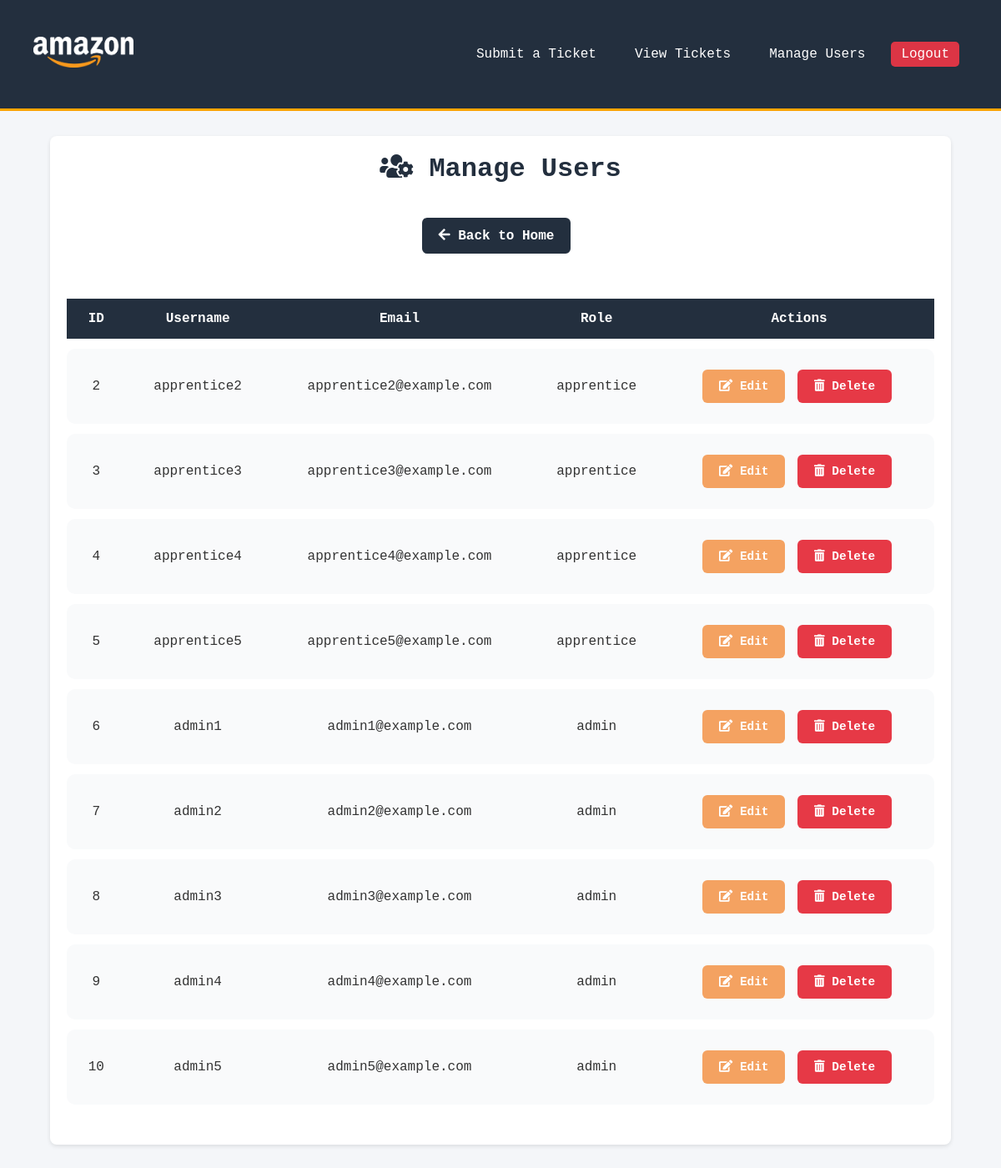
The page /admin_users (signed in) on the database as committed earlier.
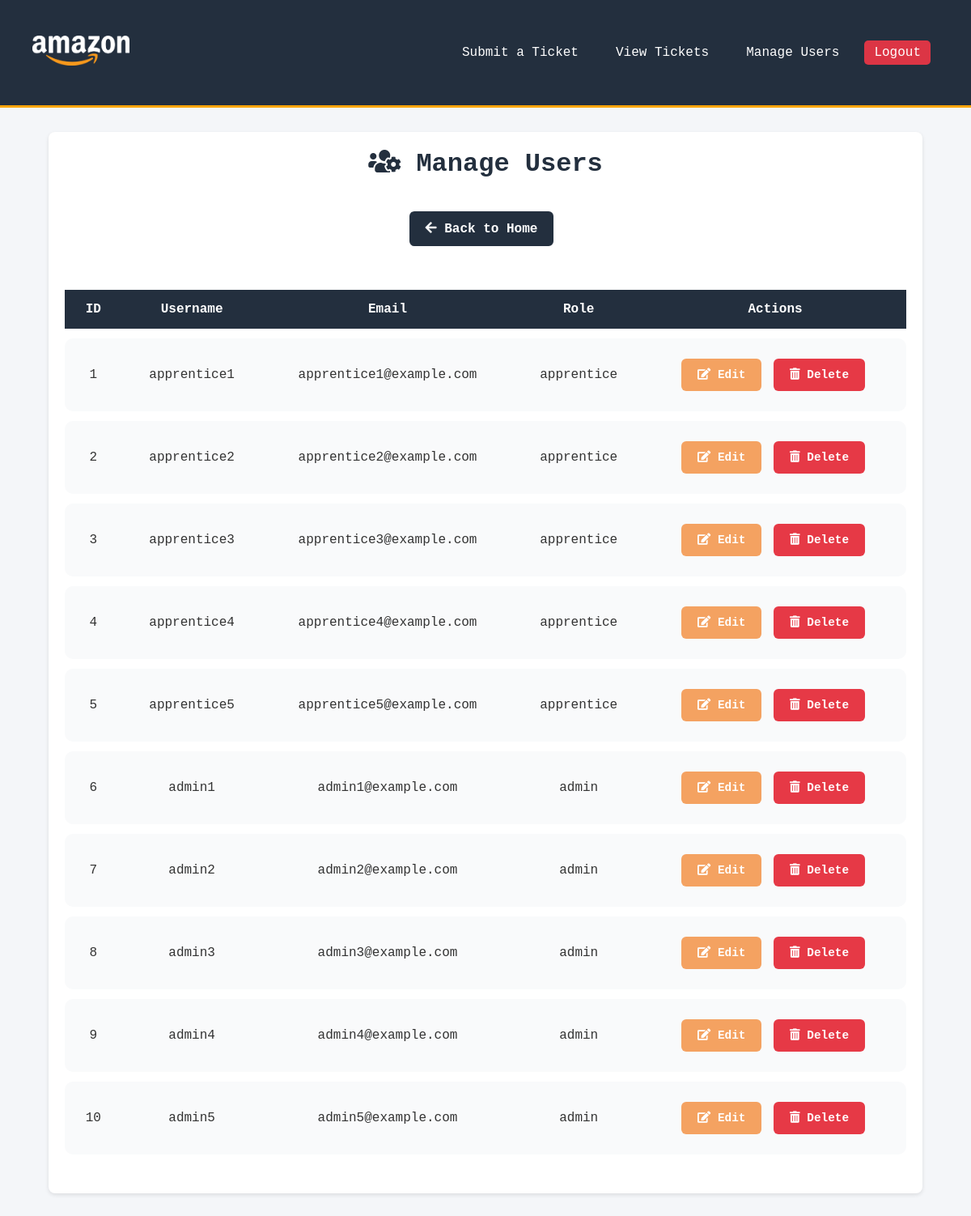
The same page on the database as committed later.
### tables this page shows
CREATE TABLE users (
            id INTEGER PRIMARY KEY AUTOINCREMENT,
            username TEXT UNIQUE NOT NULL,
            password TEXT NOT NULL,
            email TEXT,
            role TEXT NOT NULL CHECK(role IN ('apprentice', 'admin'))
        );

### app/users.py (the view)
@app.route('/admin_users')
@admin_required
def admin_users():
    conn = get_db_connection()
    role_filter = request.args.get('role')
    if role_filter:
        users = conn.execute('SELECT * FROM users WHERE role = ?', (role_filter,)).fetchall()
    else:
        users = conn.execute('SELECT * FROM users').fetchall()
    conn.close()
    return render_template('admin_users.html', users=users, role=role_filter)

### app/db.py (called while the page is built)
def get_db_connection():
    conn = sqlite3.connect('helpdesk.db')
    conn.row_factory = sqlite3.Row
    return conn

### app/users.py (called while the page is built)
def admin_required(f):
    from functools import wraps
    from flask import abort
    @wraps(f)
    def decorated_function(*args, **kwargs):
        if 'username' not in session:
            flash('You need to log in to manage users.', 'error')
            return redirect(url_for('login'))
        conn = get_db_connection()
        user = conn.execute('SELECT role FROM users WHERE username = ?', (session['username'],)).fetchone()
        conn.close()
        if not user or user['role'] != 'admin':
            abort(403)
        return f(*args, **kwargs)
    return decorated_function

### app/templates/admin_users.html (shortened to what this page needs)
<!DOCTYPE html>
<html lang="en">
<head>
    <link rel="stylesheet" href="{{ url_for('static', filename='styles.css') }}">
    <link rel="stylesheet" href="https://cdnjs.cloudflare.com/ajax/libs/font-awesome/5.15.1/css/all.min.css">
</head>
<body>
  <header class="header">
            <a href="{{ url_for('home') }}">
                <img src="{{ url_for('static', filename='logo.png') }}" alt="Helpdesk Logo">
            </a>
            <nav class="nav" id="navbar">
                <a href="/submit_ticket">Submit a Ticket</a>
                <a href="/tickets">View Tickets</a>
                {% if 'username' in session %}
                    {% if session['role'] == 'admin' %}
                        <a href="{{ url_for('admin_users') }}">Manage Users</a>
                    {% endif %}
          <a href="#" class="btn btn-danger" onclick="confirmLogout()">Logout</a>
                {% else %}
                    <a href="/login" class="btn btn-warning">Login</a>
                {% endif %}
            </nav>
        </header>
<div class="container">
    <h1><i class="fas fa-users-cog"></i> Manage Users</h1>
    <div class="text-center mb-4">
        <a href="{{ url_for('home') }}" class="btn btn-secondary">
            <i class="fas fa-arrow-left"></i> Back to Home
        </a>
    </div>
<div class="table-responsive">
    <table class="table table-bordered">
        <thead>
            <tr>
                <th>ID</th>
                <th>Username</th>
                <th>Email</th>
                <th>Role</th>
                <th>Actions</th>
            </tr>
        </thead>
        <tbody>
            {% for user in users %}
            <tr>
                <td>{{ user.id }}</td>
                <td>{{ user.username }}</td>
                <td>{{ user.email }}</td>
                <td>{{ user.role }}</td>
                <td>
                    <a href="{{ url_for('edit_user', user_id=user.id) }}" class="btn btn-warning btn-sm" aria-label="Edit User {{ user.username }}">
                        <i class="fas fa-edit"></i> Edit
                    </a>
                    <button
                        class="btn btn-danger btn-sm"
                        onclick="openModal({{ user.id }}, '{{ user.username }}')"
                        aria-label="Delete User {{ user.username }}">
                        <i class="fas fa-trash-alt"></i> Delete
                    </button>
                </td>
            </tr>
            {% endfor %}
        </tbody>
    </table>
</div>
</body>
</html>

### app/static/styles.css (style rules this page uses)
* { margin: 0; padding: 0; box-sizing: border-box; font-family: Consolas, Monaco, monospace; }
body { background-color: #f4f6f9; color: #333; }
h1 { text-align: center; color: #343a40; margin-bottom: 20px; }
.text-center { text-align: center; }
.container { width: 90%; max-width: 1200px; margin: 30px auto 40px auto; padding: 20px; background-color: white; border-radius: 8px; box-shadow: 0 2px 5px rgba(0, 0, 0, 0.1); }
.header { background-color: #232f3e; padding: 40px; display: flex; justify-content: space-between; align-items: center; border-bottom: 3px solid #ffa500; }
.header img { max-width: 120px; }
.nav { display: flex; align-items: center; margin-left: auto; }
.nav a { color: white; text-decoration: none; padding: 10px 15px; margin-left: 1rem; border-radius: 5px; font-weight: 500; transition: background-color 0.3s, box-shadow 0.3s; }
.nav a.btn { padding: 0.375rem 0.75rem; }
.btn { padding: 12px 20px; font-size: 16px; border-radius: 6px; font-weight: 600; border: none; cursor: pointer; transition: background-color 0.3s ease; text-align: center; display: inline-block; text-decoration: none; margin: 10px 10px 10px 0; }
.btn-secondary { background-color: #232f3e;; color: #fff; }
.btn-danger { background-color: #E63946; color: #fff; }
table.table tbody td .btn { margin-right: 5px; min-width: 70px; font-size: 0.9rem; border-radius: 6px; }
table.table tbody td .btn-warning { background-color: #F4A261; border-color: #ffc107; color: white; }
table.table tbody td .btn-danger { background-color: #e63946; border-color: #dc3545; color: white; }
.table-responsive { margin-top: 2rem; }

### app/templates/admin_users.html (style rules this page uses)
.container h1 { color: #232f3e; font-weight: 700; margin-bottom: 30px; font-size: 32px; text-align: center; }
table.table { width: 100%; border-collapse: separate; border-spacing: 0 12px; box-shadow: 0 2px 8px rgba(0,0,0,0.1); }
table.table thead tr { background-color: #232f3e; color: white; font-weight: 600; font-size: 16px; }
table.table tbody tr { background-color: #f9fafb; border-radius: 10px; transition: background-color 0.3s ease; }
table.table tbody tr td:first-child { border-top-left-radius: 10px; border-bottom-left-radius: 10px; }
table.table tbody tr td:last-child { border-top-right-radius: 10px; border-bottom-right-radius: 10px; }
table.table td, table.table th { padding: 15px 20px; text-align: center; vertical-align: middle; }
.btn-warning { background-color: #ffa500; border: none; font-weight: 600; transition: background-color 0.3s ease; }
.table-responsive { width: 100%; overflow-x: auto; -webkit-overflow-scrolling: touch; margin-bottom: 1rem; }
.btn-danger { background-color: #dc3545; border: none; font-weight: 600; transition: background-color 0.3s ease; }

Rows that differ between the two databases and show on the page:
added users: id "1", username "apprentice1", email "apprentice1@example.com", role "apprentice"
